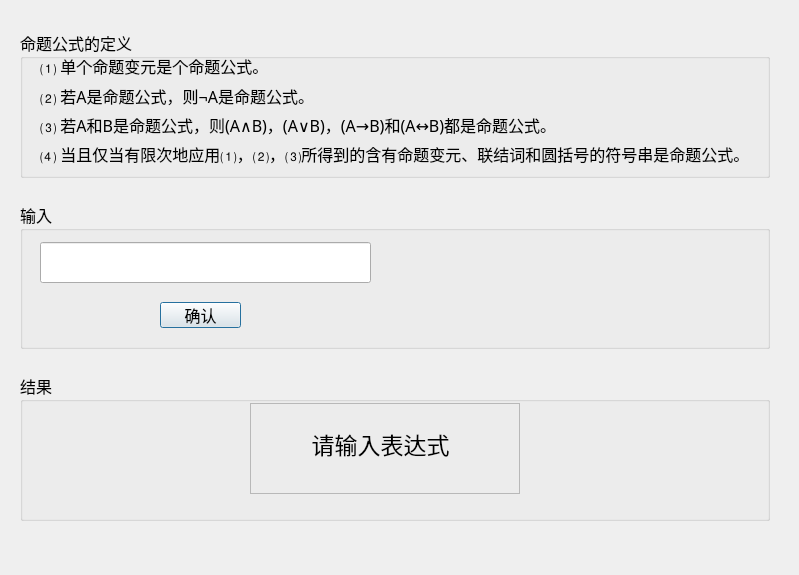
<?xml version="1.0" encoding="UTF-8"?>
<ui version="4.0">
 <class>Dialog</class>
 <widget class="QDialog" name="Dialog">
  <property name="geometry">
   <rect>
    <x>0</x>
    <y>0</y>
    <width>799</width>
    <height>575</height>
   </rect>
  </property>
  <property name="minimumSize">
   <size>
    <width>799</width>
    <height>575</height>
   </size>
  </property>
  <property name="maximumSize">
   <size>
    <width>799</width>
    <height>575</height>
   </size>
  </property>
  <property name="windowTitle">
   <string>验证表达式是否为命题公式</string>
  </property>
  <widget class="QWidget" name="layoutWidget">
   <property name="geometry">
    <rect>
     <x>20</x>
     <y>30</y>
     <width>750</width>
     <height>491</height>
    </rect>
   </property>
   <layout class="QVBoxLayout" name="verticalLayout_main">
    <property name="spacing">
     <number>24</number>
    </property>
    <item>
     <widget class="QGroupBox" name="groupBox">
      <property name="font">
       <font>
        <family>微软雅黑</family>
        <pointsize>12</pointsize>
       </font>
      </property>
      <property name="cursor">
       <cursorShape>OpenHandCursor</cursorShape>
      </property>
      <property name="title">
       <string>命题公式的定义</string>
      </property>
      <property name="flat">
       <bool>false</bool>
      </property>
      <property name="checkable">
       <bool>false</bool>
      </property>
      <widget class="QWidget" name="layoutWidget">
       <property name="geometry">
        <rect>
         <x>20</x>
         <y>24</y>
         <width>721</width>
         <height>111</height>
        </rect>
       </property>
       <layout class="QVBoxLayout" name="verticalLayout_2">
        <item>
         <widget class="QLabel" name="label">
          <property name="font">
           <font>
            <family>微软雅黑</family>
           </font>
          </property>
          <property name="frameShape">
           <enum>QFrame::NoFrame</enum>
          </property>
          <property name="frameShadow">
           <enum>QFrame::Plain</enum>
          </property>
          <property name="text">
           <string>⑴ 单个命题变元是个命题公式。</string>
          </property>
         </widget>
        </item>
        <item>
         <widget class="QLabel" name="label_2">
          <property name="text">
           <string>&lt;html&gt;&lt;head/&gt;&lt;body&gt;&lt;p&gt;⑵ 若A是命题公式，则¬A是命题公式。&lt;/p&gt;&lt;/body&gt;&lt;/html&gt;</string>
          </property>
          <property name="textFormat">
           <enum>Qt::RichText</enum>
          </property>
         </widget>
        </item>
        <item>
         <widget class="QLabel" name="label_3">
          <property name="text">
           <string>⑶ 若A和B是命题公式，则(A∧B)，(A∨B)，(A&amp;rarr;B)和(A&amp;harr;B)都是命题公式。</string>
          </property>
          <property name="textFormat">
           <enum>Qt::RichText</enum>
          </property>
         </widget>
        </item>
        <item>
         <widget class="QLabel" name="label_4">
          <property name="text">
           <string>⑷ 当且仅当有限次地应用⑴，⑵，⑶所得到的含有命题变元、联结词和圆括号的符号串是命题公式。</string>
          </property>
         </widget>
        </item>
       </layout>
      </widget>
      <zorder>layoutWidget</zorder>
      <zorder>groupBox_2</zorder>
      <zorder>groupBox_2</zorder>
     </widget>
    </item>
    <item>
     <widget class="QGroupBox" name="groupBox_2">
      <property name="font">
       <font>
        <family>微软雅黑</family>
        <pointsize>12</pointsize>
       </font>
      </property>
      <property name="title">
       <string>输入</string>
      </property>
      <widget class="QLineEdit" name="formularLineEdit">
       <property name="geometry">
        <rect>
         <x>20</x>
         <y>40</y>
         <width>331</width>
         <height>41</height>
        </rect>
       </property>
       <property name="toolTip">
        <string/>
       </property>
       <property name="text">
        <string/>
       </property>
       <property name="maxLength">
        <number>255</number>
       </property>
       <property name="frame">
        <bool>true</bool>
       </property>
      </widget>
      <widget class="QLabel" name="label_5">
       <property name="geometry">
        <rect>
         <x>370</x>
         <y>27</y>
         <width>371</width>
         <height>111</height>
        </rect>
       </property>
       <property name="text">
        <string>&lt;html&gt;&lt;head/&gt;&lt;body&gt;&lt;p&gt;&lt;img src=&quot;:/images/ps.png&quot;/&gt;&lt;/p&gt;&lt;/body&gt;&lt;/html&gt;</string>
       </property>
       <property name="textFormat">
        <enum>Qt::RichText</enum>
       </property>
       <property name="alignment">
        <set>Qt::AlignLeading|Qt::AlignLeft|Qt::AlignTop</set>
       </property>
       <property name="wordWrap">
        <bool>true</bool>
       </property>
      </widget>
      <widget class="QPushButton" name="okButton">
       <property name="geometry">
        <rect>
         <x>140</x>
         <y>100</y>
         <width>81</width>
         <height>26</height>
        </rect>
       </property>
       <property name="text">
        <string>确认</string>
       </property>
      </widget>
     </widget>
    </item>
    <item>
     <widget class="QGroupBox" name="groupBox_3">
      <property name="font">
       <font>
        <family>微软雅黑</family>
        <pointsize>12</pointsize>
       </font>
      </property>
      <property name="title">
       <string>结果</string>
      </property>
      <widget class="QFrame" name="frame">
       <property name="geometry">
        <rect>
         <x>230</x>
         <y>30</y>
         <width>270</width>
         <height>91</height>
        </rect>
       </property>
       <property name="frameShape">
        <enum>QFrame::StyledPanel</enum>
       </property>
       <property name="frameShadow">
        <enum>QFrame::Sunken</enum>
       </property>
       <widget class="QLabel" name="resultLabel">
        <property name="geometry">
         <rect>
          <x>0</x>
          <y>20</y>
          <width>261</width>
          <height>41</height>
         </rect>
        </property>
        <property name="font">
         <font>
          <family>楷体</family>
          <pointsize>17</pointsize>
          <weight>50</weight>
          <italic>false</italic>
          <bold>false</bold>
          <underline>false</underline>
         </font>
        </property>
        <property name="frameShape">
         <enum>QFrame::NoFrame</enum>
        </property>
        <property name="text">
         <string>请输入表达式</string>
        </property>
        <property name="textFormat">
         <enum>Qt::PlainText</enum>
        </property>
        <property name="alignment">
         <set>Qt::AlignCenter</set>
        </property>
       </widget>
      </widget>
      <zorder>label_5</zorder>
      <zorder>frame</zorder>
     </widget>
    </item>
   </layout>
  </widget>
 </widget>
 <resources>
  <include location="res.qrc"/>
 </resources>
 <connections/>
</ui>
